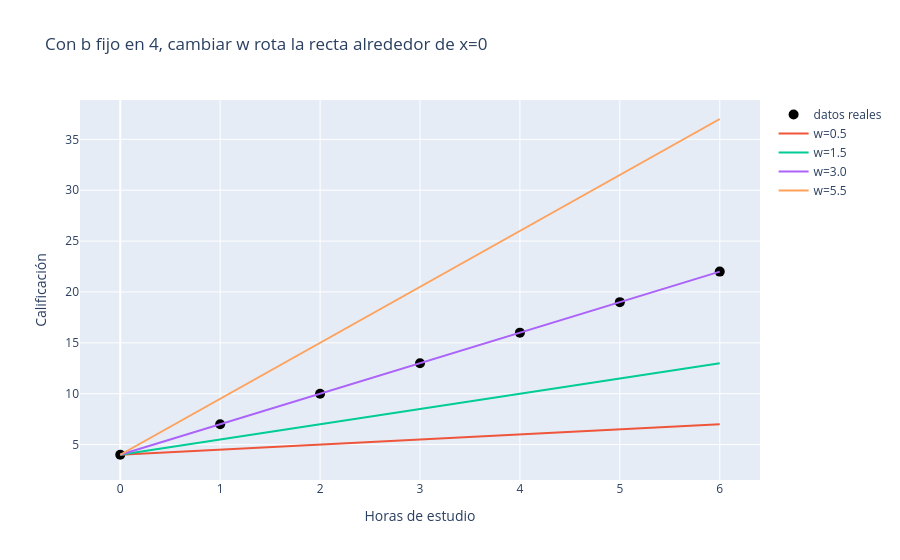

Notebook cell for this chart:
### Markdown cell above
Todas las líneas son **paralelas**: la misma inclinación, distinta altura.
Ahora hagamos lo opuesto — fijar `b` y mover solo `w` — para confirmar que la
pendiente es lo único que cambia la inclinación.

### Code cell
valores_w_demo = [0.5, 1.5, 3.0, 5.5]
fig = go.Figure()
fig.add_trace(go.Scatter(x=x, y=y, mode="markers", name="datos reales", marker={"size": 10, "color": "black"}))
for w_demo in valores_w_demo:
    fig.add_trace(go.Scatter(
        x=x, y=predecir(x, w_demo, 4.0), mode="lines",
        name=f"w={w_demo}", line={"width": 2},
    ))
fig.update_layout(
    title="Con b fijo en 4, cambiar w rota la recta alrededor de x=0",
    xaxis_title="Horas de estudio", yaxis_title="Calificación",
)
fig.show()

### Figure 1 — Plotly figure (JSON) as saved in the notebook; plotly's stock layout.template omitted (floating-point values rounded to 4 significant figures)
{"data": [{"marker": {"color": "black", "size": 10}, "mode": "markers", "name": "datos reales", "type": "scatter", "x": [0, 1, 2, 3, 4, 5, 6], "y": [4, 7, 10, 13, 16, 19, 22]}, {"line": {"width": 2}, "mode": "lines", "name": "w=0.5", "type": "scatter", "x": [0, 1, 2, 3, 4, 5, 6], "y": [4.0, 4.5, 5.0, 5.5, 6.0, 6.5, 7.0]}, {"line": {"width": 2}, "mode": "lines", "name": "w=1.5", "type": "scatter", "x": [0, 1, 2, 3, 4, 5, 6], "y": [4.0, 5.5, 7.0, 8.5, 10.0, 11.5, 13.0]}, {"line": {"width": 2}, "mode": "lines", "name": "w=3.0", "type": "scatter", "x": [0, 1, 2, 3, 4, 5, 6], "y": [4.0, 7.0, 10.0, 13.0, 16.0, 19.0, 22.0]}, {"line": {"width": 2}, "mode": "lines", "name": "w=5.5", "type": "scatter", "x": [0, 1, 2, 3, 4, 5, 6], "y": [4.0, 9.5, 15.0, 20.5, 26.0, 31.5, 37.0]}], "layout": {"title": {"text": "Con b fijo en 4, cambiar w rota la recta alrededor de x=0"}, "xaxis": {"title": {"text": "Horas de estudio"}}, "yaxis": {"title": {"text": "Calificación"}}}}
